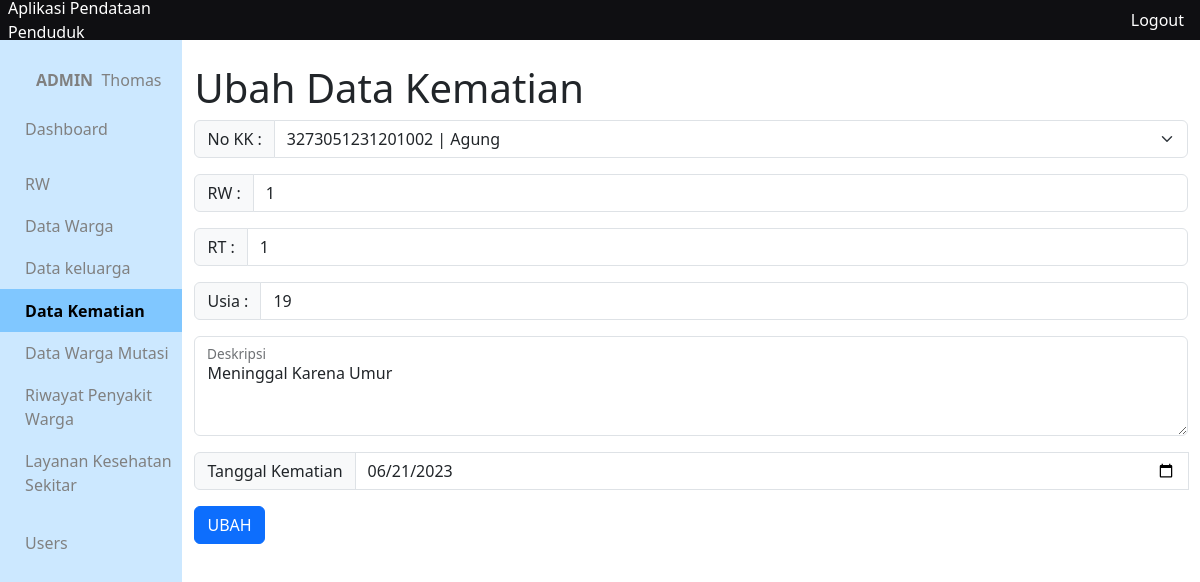
The page /app/views/kematian/ubah.php?id=1 (signed in) on the database its author committed.
### tables this page shows
CREATE TABLE `kematian` (
  `id_kematian` int(10) NOT NULL,
  `rw_kematian` int(10) DEFAULT NULL,
  `rt_kematian` int(10) DEFAULT NULL,
  `nik_kematian` varchar(16) DEFAULT NULL,
  `tanggal_kematian` date DEFAULT NULL,
  `usia_kematian` int(3) DEFAULT NULL,
  `deskripsi_kematian` varchar(300) DEFAULT NULL,
  `created_at` timestamp NOT NULL DEFAULT current_timestamp(),
  `updated_at` timestamp NOT NULL DEFAULT current_timestamp()
);

### app/functions/kematian/function-crud.php (called while the page is built, shortened)
<?php
require_once __DIR__.'/../main-function.php';
function getKematianById($id){
	$query = "SELECT * FROM kematian
	INNER JOIN warga
	ON kematian.nik_kematian = warga.nik_warga
	WHERE id_kematian = '$id' ";
	return query($query);
}
 ?>

### app/functions/main-function.php (called while the page is built, shortened)
<?php
$conn = mysqli_connect("localhost", "root", '', "data_penduduk");
function query($query)
{
	global $conn;
	$result = mysqli_query($conn, $query);
	$rows = [];
		while( $row = mysqli_fetch_assoc($result) ) {
			$rows[] = $row;
		}
	return $rows;
}

### app/views/kematian/ubah.php (the view, shortened to what this page needs)
<?php include_once '../layouts/header.php' ?>
<?php include_once '../layouts/side-bar.php' ?>
<?php include_once '../../functions/kematian/function-crud.php' ?>
<?php include_once '../../functions/warga/function-crud.php' ?>
<?php $warga = getWargaHidup(); ?>
<?php $warga_mati = getKematianById($_GET['id'])[0]; ?>
<div class="container">
	<h1 class="mt-4">Ubah Data Kematian</h1>
	<form action="../../functions/kematian/ubah.php" method="post">
		<div class="input-group mb-3">
			<label class="input-group-text" for="nik">No KK : </label>
			<select class="form-select" id="nik" name="nik" required id="nik">
				<?php if (!empty($warga)) : ?>
					<option value="<?= $warga_mati['nik_kematian'] ?>" selected><?= $warga_mati['nik_kematian'] ?> | <?= $warga_mati['nama_warga'] ?></option>
				<?php else : ?>
					<option value="" disabled selected>Tidak Ada Lagi Keluarga Hidup</option>
			    <?php endif ?>
			</select>
		</div>
		<div class="input-group mb-3" id="rw-input">
			<span class="input-group-text" id="basic-addon1">RW : </span>
			<input type="text" class="form-control" placeholder="Pilih NIK Terlebih Dahulu" name="rw" id="rw" required readonly
			value="<?= $warga_mati['rw_kematian'] ?>">
		</div>
		<div class="input-group mb-3" id="rt-input">
			<span class="input-group-text" id="basic-addon1">RT : </span>
			<input type="text" class="form-control" placeholder="Pilih NIK Terlebih Dahulu" name="rt" id="rt" required readonly
			value="<?= $warga_mati['rw_kematian'] ?>">
		</div>
		<div class="input-group mb-3">
			<span class="input-group-text" id="basic-addon1">Usia : </span>
			<input type="number" class="form-control" placeholder="Masukkan Usia Saat Meninggal" name="usia" id="usia" required
			value="<?= $warga_mati['usia_kematian']?>">
		</div>
		<div class="form-floating mb-3">
		  <textarea class="form-control" placeholder="Masukkan Deskripsi Kematian" id="deskripsi" style="height: 100px"
		  name="deskripsi"><?= $warga_mati['deskripsi_kematian'] ?></textarea>
		  <label for="floatingTextarea2">Deskripsi</label>
		</div>
		<div class="input-group date mb-3" data-provide="time-picker">
				<span class="input-group-text" id="inputGroup-sizing-default">Tanggal Kematian</span>
			    <input type="date" class="form-control" placeholder="Tanggal Kematian" name="tanggal" required value="<?= $warga_mati['tanggal_kematian']?>">
			</div>
		<button type="submit" class="btn btn-primary">UBAH</button>
	</form>
</div>
<?php include_once '../layouts/footer.php' ?>

### app/css/colors.css (style rules this page uses)
:root { --pink: #ecc6b3; --docks: #42506B; --haze: #C6CEFF; --fairy: #45E3FF; --rang1: #CCE8FF; --rang2: #B3DDFF; --rang3: #99D2FF; --rang4: #80C7FF; }

### app/css/style.css (style rules this page uses)
* { margin: 0; padding: 0; }
body { width: 100vw; height: 100vh; }

### rows shown on the page
kematian: nik "3273051231201002 | Agung", rw "1", rt "1", usia "19", deskripsi "Meninggal Karena Umur", tanggal "06/21/2023"

### other values the page prints
$_SESSION['level'] "ADMIN"
$_SESSION['nama'] "Thomas"
